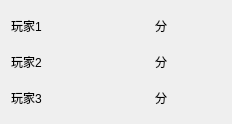
<?xml version="1.0" encoding="UTF-8"?>
<ui version="4.0">
 <class>ScorePannel</class>
 <widget class="QWidget" name="ScorePannel">
  <property name="geometry">
   <rect>
    <x>0</x>
    <y>0</y>
    <width>232</width>
    <height>124</height>
   </rect>
  </property>
  <property name="windowTitle">
   <string>Form</string>
  </property>
  <layout class="QGridLayout" name="gridLayout">
   <item row="0" column="0">
    <widget class="QLabel" name="label">
     <property name="text">
      <string>玩家1</string>
     </property>
    </widget>
   </item>
   <item row="0" column="1">
    <widget class="QLabel" name="player1_score">
     <property name="text">
      <string/>
     </property>
    </widget>
   </item>
   <item row="0" column="2">
    <widget class="QLabel" name="label_9">
     <property name="text">
      <string>分</string>
     </property>
    </widget>
   </item>
   <item row="1" column="0">
    <widget class="QLabel" name="label_2">
     <property name="text">
      <string>玩家2</string>
     </property>
    </widget>
   </item>
   <item row="1" column="1">
    <widget class="QLabel" name="player2_score">
     <property name="text">
      <string/>
     </property>
    </widget>
   </item>
   <item row="1" column="2">
    <widget class="QLabel" name="label_7">
     <property name="text">
      <string>分</string>
     </property>
    </widget>
   </item>
   <item row="2" column="0">
    <widget class="QLabel" name="label_3">
     <property name="text">
      <string>玩家3</string>
     </property>
    </widget>
   </item>
   <item row="2" column="1">
    <widget class="QLabel" name="player3_score">
     <property name="text">
      <string/>
     </property>
    </widget>
   </item>
   <item row="2" column="2">
    <widget class="QLabel" name="label_8">
     <property name="text">
      <string>分</string>
     </property>
    </widget>
   </item>
  </layout>
 </widget>
 <resources/>
 <connections/>
</ui>
